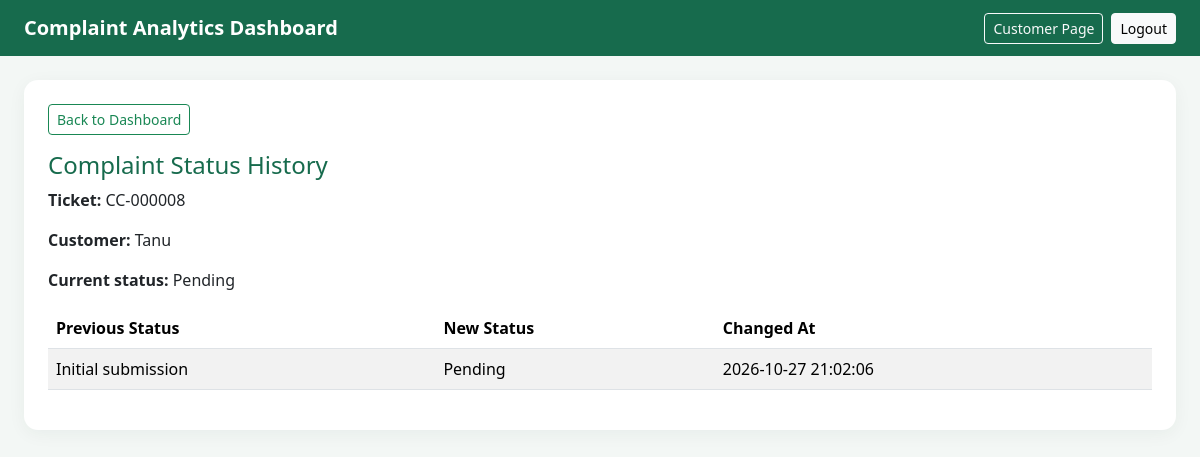
The app's page /admin/history/8 (signed in) with its own data.
### tables this page shows
CREATE TABLE complaints(id INTEGER PRIMARY KEY AUTOINCREMENT,name TEXT NOT NULL,email TEXT NOT NULL,complaint TEXT NOT NULL,category TEXT NOT NULL,priority TEXT NOT NULL,department TEXT NOT NULL,status TEXT NOT NULL DEFAULT 'Pending',created_at TEXT NOT NULL, customer_name TEXT NOT NULL DEFAULT '', nlp_category TEXT NOT NULL DEFAULT '', ann_category TEXT NOT NULL DEFAULT '', lstm_category TEXT NOT NULL DEFAULT '', ticket_id TEXT, sentiment TEXT DEFAULT 'Neutral', sentiment_score REAL DEFAULT 0, confidence REAL DEFAULT 0, updated_at TEXT DEFAULT '');

CREATE TABLE complaint_history (
            id INTEGER PRIMARY KEY AUTOINCREMENT,
            complaint_id INTEGER NOT NULL,
            old_status TEXT,
            new_status TEXT NOT NULL,
            changed_at TEXT NOT NULL,
            FOREIGN KEY (complaint_id) REFERENCES complaints(id)
        );

### app.py (the view)
@app.route("/admin/history/<int:complaint_id>")
@admin_required
def complaint_history(complaint_id):
    connection = get_db()
    complaint = connection.execute(
        "SELECT * FROM complaints WHERE id = ?",
        (complaint_id,)
    ).fetchone()
    history = connection.execute("""
        SELECT * FROM complaint_history
        WHERE complaint_id = ?
        ORDER BY id DESC
    """, (complaint_id,)).fetchall()
    connection.close()
    if complaint is None:
        flash("Complaint not found.", "danger")
        return redirect(url_for("dashboard"))
    return render_template(
        "dashboard.html",
        history_only=True,
        history_complaint=complaint,
        history=history,
        complaints=[],
        total=0,
        high_priority=0,
        pending=0,
        resolved=0,
        category_rows=[],
        priority_rows=[],
        status_rows=[],
        categories=CATEGORIES,
        priorities=PRIORITIES,
        statuses=STATUSES,
        filters={"search": "", "category": "", "priority": "", "status": ""}
    )

### app.py (called while the page is built)
def get_db():
    connection = sqlite3.connect(DB_PATH, timeout=10)
    connection.row_factory = sqlite3.Row
    connection.execute("PRAGMA foreign_keys = ON")
    return connection

def admin_required(function):
    @wraps(function)
    def decorated_function(*args, **kwargs):
        if not session.get("admin_logged_in"):
            flash("Please log in as administrator.", "warning")
            return redirect(url_for("admin_login"))
        return function(*args, **kwargs)
    return decorated_function

### templates/dashboard.html (shortened to what this page needs)
<!DOCTYPE html>
<html lang="en">
<head>
    <link href="https://cdn.jsdelivr.net/npm/bootstrap@5.3.3/dist/css/bootstrap.min.css" rel="stylesheet">
</head>
<body>
<nav class="navbar navbar-dark">
    <div class="container-fluid px-3 px-lg-4">
        <a class="navbar-brand fw-bold" href="{{ url_for('dashboard') }}">Complaint Analytics Dashboard</a>
        <div class="d-flex gap-2">
            <a class="btn btn-outline-light btn-sm" href="{{ url_for('index') }}">Customer Page</a>
            <a class="btn btn-light btn-sm" href="{{ url_for('admin_logout') }}">Logout</a>
        </div>
    </div>
</nav>
<div class="container-fluid px-3 px-lg-4 py-4">
    {% if history_only %}
    <div class="card panel">
        <div class="card-body p-4">
            <a href="{{ url_for('dashboard') }}" class="btn btn-outline-success btn-sm mb-3">Back to Dashboard</a>
            <h1 class="h4 section-title">Complaint Status History</h1>
            <p><strong>Ticket:</strong> {{ history_complaint.ticket_id }}</p>
            <p><strong>Customer:</strong> {{ history_complaint.name }}</p>
            <p><strong>Current status:</strong> {{ history_complaint.status }}</p>
            <div class="table-responsive">
                <table class="table table-striped align-middle">
                    <thead>
                    <tr><th>Previous Status</th><th>New Status</th><th>Changed At</th></tr>
                    </thead>
                    <tbody>
                    {% for item in history %}
                    <tr>
                        <td>{{ item.old_status or 'Initial submission' }}</td>
                        <td>{{ item.new_status }}</td>
                        <td>{{ item.changed_at }}</td>
                    </tr>
                    {% else %}
                    <tr><td colspan="3">No status history found.</td></tr>
                    {% endfor %}
                    </tbody>
                </table>
            </div>
        </div>
    </div>
    {% endif %}
</div>
</body>
</html>

### templates/dashboard.html (style rules this page uses)
body { background: #f3f7f5; color: #26352e; }
.navbar { background: #176b4d; }
.stat-card, .panel { border: 0; border-radius: 14px; box-shadow: 0 4px 18px #183b2b0d; }
.section-title { color: #176b4d; }
.table th { white-space: nowrap; }

### records on screen
complaints: ticket_id "CC-000008", name "Tanu", status "Pending"
complaint_history: old_status "Initial submission", new_status "Pending", changed_at "2026-10-27 21:02:06"
